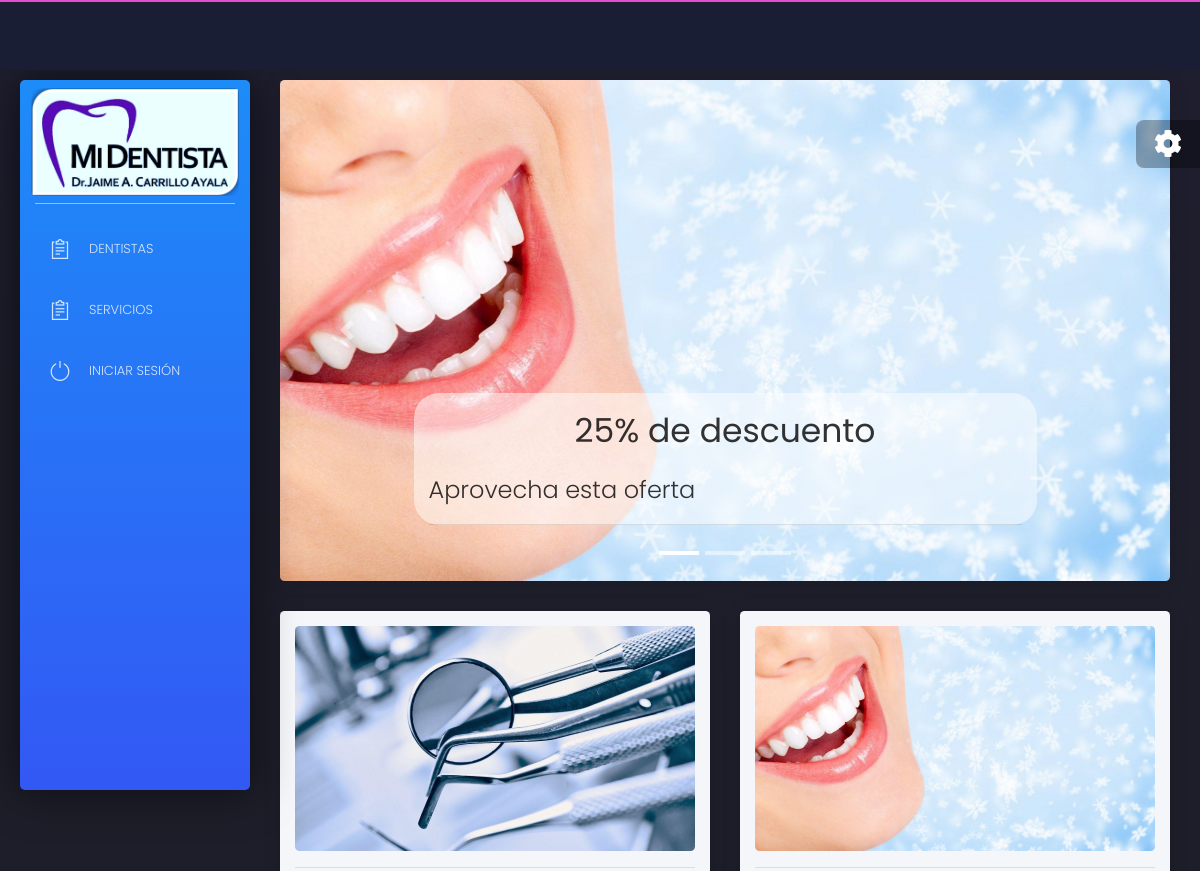
/ (upper part), run on an earlier commit of the app's database.
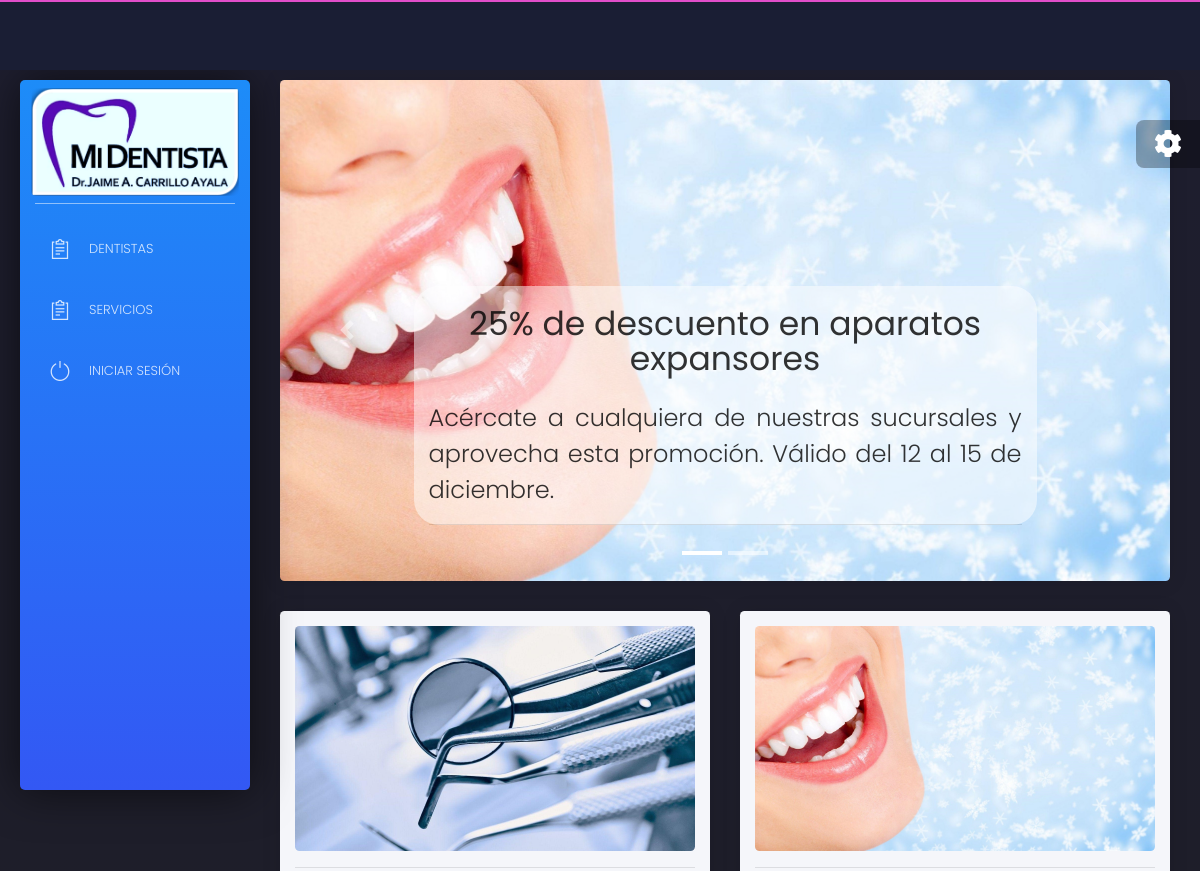
And on a later commit of the database.
### core/models.py (models this page shows)
class Promocion(models.Model):
    id = models.AutoField(primary_key=True)
    tratamiento = models.ForeignKey(Tratamiento, on_delete=models.CASCADE, blank=True, null=True)
    titulo = models.CharField(max_length=64)
    descripcion = models.CharField(max_length=512)
    descuento = models.DecimalField(max_digits=5, decimal_places=2, default=0, validators=[MinValueValidator(0)])
    image = models.ImageField(upload_to='promo/%Y/%m/%D/', null=True, blank=True)
    created = models.DateField(auto_now=True)

### core/views.py (the view)
# urls.py: 2. Add a URL to urlpatterns:  path('', views.home, name='home')
def home(request):
    dentistas = Dentista.objects.all()
    promociones = Promocion.objects.filter().order_by('-id')[:5]
    cantidad = Promocion.objects.filter().count()
    post = Publicacion.objects.all().order_by('-id')
    ps = []
    i=0
    for p in promociones:
        ps.append(p)
        i = i + 1
    if cantidad > 0:
        p0 = ps[0]
        if cantidad > 1:
            p1 = ps[1]
            if cantidad > 2:
                p2 = ps[2]
                if cantidad > 3:
                    p3 = ps[3]
                    if cantidad > 4:
                        p4 = ps[4]
    if cantidad == 1:
        return render(request, "core/home.html", {'p0':p0, 'cantidad':cantidad, 'post':post, 'dentista_list':dentistas})
    elif cantidad == 2:
        return render(request, "core/home.html", {'p0':p0, 'p1':p1, 'cantidad':cantidad, 'post':post, 'dentista_list':dentistas})
    elif cantidad == 3:
        return render(request, "core/home.html", {'p0':p0, 'p1':p1, 'p2':p2, 'cantidad':cantidad, 'post':post, 'dentista_list':dentistas})
    elif cantidad == 4:
        return render(request, "core/home.html", {'p0':p0, 'p1':p1, 'p2':p2, 'p3':p3, 'cantidad':cantidad, 'post':post, 'dentista_list':dentistas})
    elif cantidad == 5:
        return render(request, "core/home.html", {'p0':p0, 'p1':p1, 'p2':p2, 'p3':p3, 'p4':p4, 'cantidad':cantidad, 'post':post, 'dentista_list':dentistas})
    else:
        return render(request, "core/home.html", {'post':post, 'dentista_list':dentistas})

### core/templates/core/home.html (shortened to what this page needs)
{% extends 'core/base.html' %}
{% load static %}
{% block content %}
<div class="content">
    <div class="row">
		{% if cantidad > 0 %}
			<div class="col-md-12">
				<div class="card card-raised card-carousel">
					<div id="introCarousel" class="carousel  slide carousel-fade" data-ride="carousel" data-interval="3000">
						<ol class="carousel-indicators">
						{% if cantidad > 0 %}
							<li data-target="#introCarousel" data-slide-to="0" class="active"></li>
						{% endif %}
						{% if cantidad > 1 %}
							<li data-target="#introCarousel" data-slide-to="1"></li>
						{% endif %}
						{% if cantidad > 2 %}
							<li data-target="#introCarousel" data-slide-to="2"></li>
						{% endif %}
						</ol>
						<div class="carousel-inner">
							{% if cantidad > 0 %}
								<div class="carousel-item active">
									<img class="d-block w-100" src="{{p0.image.url}}" alt="First slide">
									<div class="carousel-caption d-none d-md-block">
										<div style="background-color:rgba(255, 255, 255, 0.5); border-radius: 25px" class="col-md-12">
											<br>
											<h1> {{p0.titulo}} </h1>
											<p align=justify><font size=5>{{p0.descripcion}}</font></p>
											<hr>
										</div>
									</div>
								</div>
							{% endif %}
						</div>
						<a class="carousel-control-prev" href="#introCarousel" role="button" data-slide="prev">
							<span class="carousel-control-prev-icon ion-chevron-left" aria-hidden="true"></span>
						</a>
						<a class="carousel-control-next" href="#introCarousel" role="button" data-slide="next">
							<span class="carousel-control-next-icon ion-chevron-right" aria-hidden="true"></span>
						</a>
					</div>
				</div>
			</div>
			{% endif %}
			{% for p in post %}
				<div class="col-md-6">
					<div class="card white-content">
						<div class="card-body">
							<a href="{{p.image.url}}"><img  src="{{p.image.url}}"></a>
							<hr>
						</div>
					</div>
				</div>
			{% endfor %}
			</div>
		</div>
{% endblock %}

What changed in the data, as far as the page shows it:
changed Promocion: titulo "25% de descuento" → "25% de descuento en aparatos expansores"; descripcion "Aprovecha esta oferta" → "Acércate a cualquiera de nuestras sucursales y aprovecha esta promoción. Válido del 12 al 15 de diciembre."
